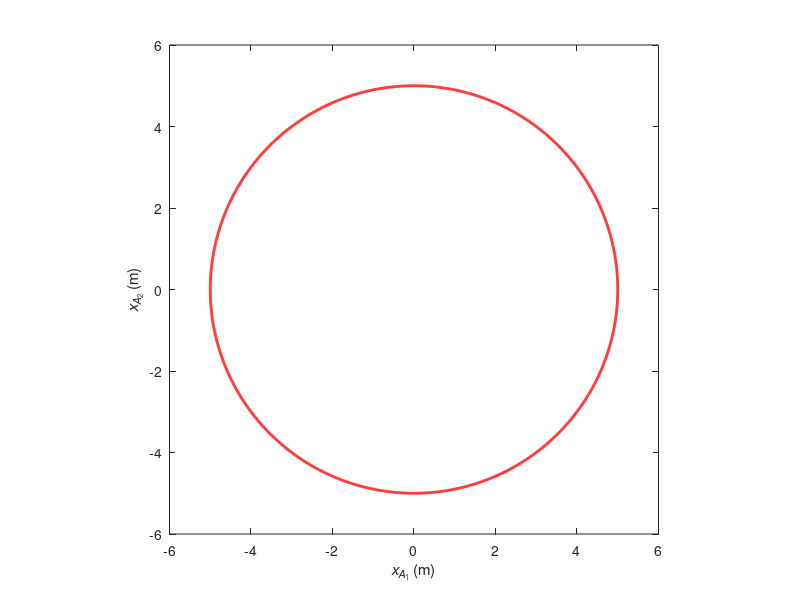
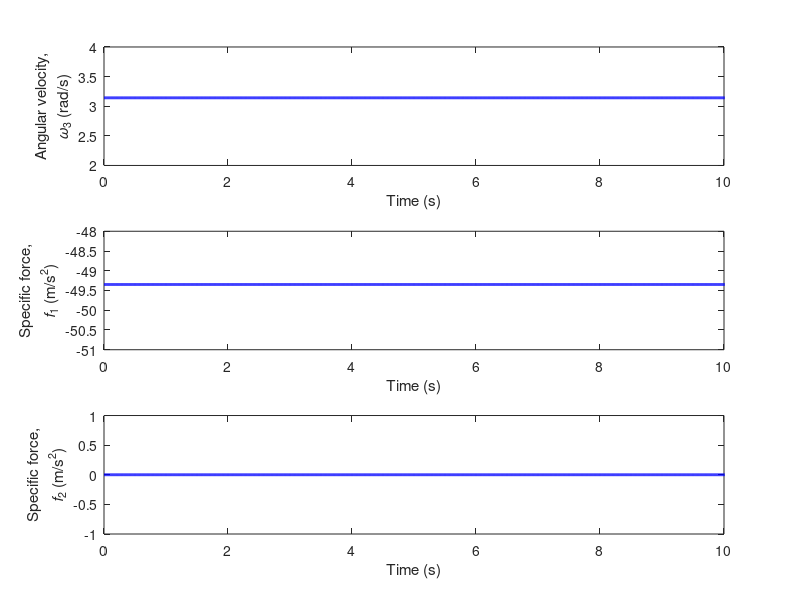
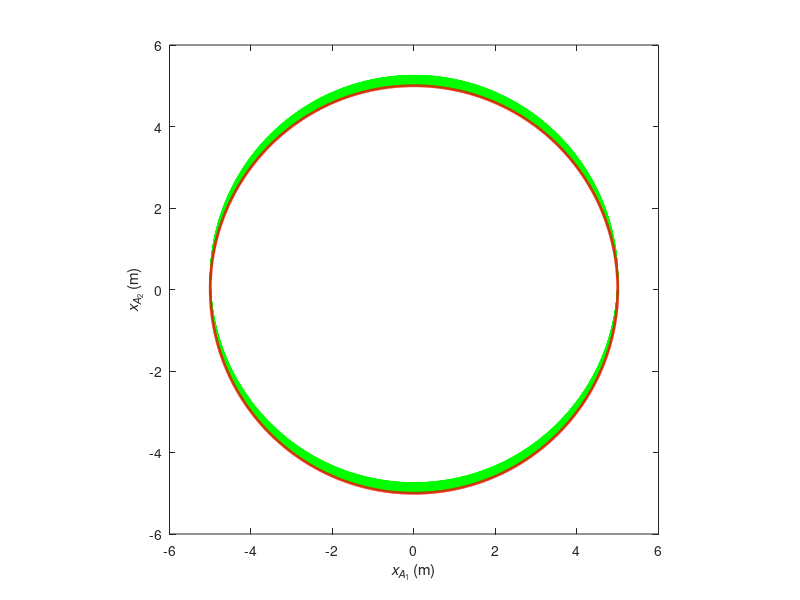

The MATLAB script that drew these images, in order: (Note: this script raises an error after producing the figures.)
%  Daniel Kawano, Rose-Hulman Institute of Technology
%  Last modified:  Dec 19, 2017

clear all
close all
clc

%  Parameter values:

R0 = 5;             %  m
omega0 = pi;        %  rad/s
dt = 0.001;         %  s
N = 1;

%  Exact solution:

te = [0 : dt : 2*N]';           %  s
psie = omega0*te;               %  rad
xA1e = R0*cos(psie);            %  m
xA2e = R0*sin(psie);            %  m

figure
set(gcf, 'color', 'w')
plot(xA1e, xA2e, '-r', 'linewidth', 2)
xlabel('\itx_{A\rm_{1}}\rm (m)')
ylabel('\itx_{A\rm_{2}}\rm (m)')
axis([1.2*R0*[-1, 1, -1, 1]])
axis equal

%  Integration drift:

dt = 0.01;                      %  s
N = 100; 
t = [0 : dt : 2*N]';            %  s

%  (1)  Noise-free IMU "data":

psidote = omega0*ones(length(t),1);             %  rad/s
a1e = (-R0*omega0^2)*ones(length(t),1);         %  m/s^2
a2e = 0*a1e;                                    %  m/s^2

figure
set(gcf, 'color', 'w')
subplot(311)
plot(t, psidote, '-b', 'linewidth', 2)
xlabel('Time (s)')
ylabel({['Angular velocity,'], ['\it\omega\rm_{3} (rad/s)']})
xlim([0, 10])
ylim([2, 4])
subplot(312)
plot(t, a1e, '-b', 'linewidth', 2)
xlabel('Time (s)')
ylabel({['Specific force,'], ['\itf\rm_{1} (m/s^2)']})
xlim([0, 10])
ylim([-51, -48])
subplot(313)
plot(t, a2e, '-b', 'linewidth', 2)
xlabel('Time (s)')
ylabel({['Specific force,'], ['\itf\rm_{2} (m/s^2)']})
xlim([0, 10])
ylim([-1, 1])

psie = 0 + cumtrapz(t, psidote);                                %  rad

xAddot1e = cos(psie).*a1e - sin(psie).*a2e;                     %  m/s^2
xAddot2e = sin(psie).*a1e + cos(psie).*a2e;                     %  m/s^2

xA1id = R0 + cumtrapz(t, 0 + cumtrapz(t, xAddot1e));            %  m
xA2id = 0 + cumtrapz(t, R0*omega0 + cumtrapz(t, xAddot2e));     %  m

figure
set(gcf, 'color', 'w')
plot(xA1id, xA2id, '-g', xA1e, xA2e, '-r', 'linewidth', 2)
xlabel('\itx_{A\rm_{1}}\rm (m)')
ylabel('\itx_{A\rm_{2}}\rm (m)')
axis([1.2*R0*[-1, 1, -1, 1]])
axis equal

%  (2)  IMU "data" with noise:

n = 5;

psidotn = add_awgn_noise(psidote, 30);            %  rad/s
a1n = add_awgn_noise(a1e, 30);                    %  m/s^2
a2n = add_awgn_noise(a2e, 30);                    %  m/s^2

figure
set(gcf, 'color', 'w')
subplot(311)
plot(t(1:n*(length(t)-1)/N), psidotn(1:n*(length(t)-1)/N), '-b', 'linewidth', 2)
xlabel('Time (s)')
ylabel({['Angular velocity,'], ['\it\omega\rm_{3} (rad/s)']})
ylim([2, 4])
subplot(312)
plot(t(1:n*(length(t)-1)/N), a1n(1:n*(length(t)-1)/N), '-b', 'linewidth', 2)
xlabel('Time (s)')
ylabel({['Specific force,'], ['\itf\rm_{1} (m/s^2)']})
ylim([-51, -48])
subplot(313)
plot(t(1:n*(length(t)-1)/N), a2n(1:n*(length(t)-1)/N), '-b', 'linewidth', 2)
xlabel('Time (s)')
ylabel({['Specific force,'], ['\itf\rm_{2} (m/s^2)']})
ylim([-1, 1])

psin = 0 + cumtrapz(t, psidotn);                                %  rad

xAddot1n = cos(psin).*a1n - sin(psin).*a2n;                     %  m/s^2
xAddot2n = sin(psin).*a1n + cos(psin).*a2n;                     %  m/s^2

xA1idn = R0 + cumtrapz(t, 0 + cumtrapz(t, xAddot1n));           %  m
xA2idn = 0 + cumtrapz(t, R0*omega0 + cumtrapz(t, xAddot2n));    %  m

figure
set(gcf, 'color', 'w')
plot(xA1idn(1:n*(length(t)-1)/N), xA2idn(1:n*(length(t)-1)/N), '-g', xA1e, xA2e, '-r', 'linewidth', 2)
xlabel('\itx_{A\rm_{1}}\rm (m)')
ylabel('\itx_{A\rm_{2}}\rm (m)')
axis([1.2*R0*[-1, 1, -1, 1]])
axis equal


function [y, n] = add_awgn_noise(x, SNR_dB)
% [y, n] = add_awgn_noise(x, SNR_dB)
% Adds AWGN noise vector to signal 'x' to generate a resulting signal vector 'y'
% of specified SNR in dB. It also returns the noise vector 'n' that is added to the signal x.

L = length(x);
SNR = 10^(SNR_dB / 10); % SNR to linear scale
Esym = sum(abs(x).^2) / L; % Calculate actual symbol energy
N0 = Esym / SNR; % Find the noise spectral density

if isreal(x)
    noiseSigma = sqrt(N0); % Standard deviation for AWGN Noise when x is real
    n = noiseSigma * randn(1, L); % Computed noise
else
    noiseSigma = sqrt(N0 / 2); % Standard deviation for AWGN Noise when x is complex
    n = noiseSigma * (randn(1, L) + 1i * randn(1, L)); % Computed noise
end

y = x + n; % Received signal
end
